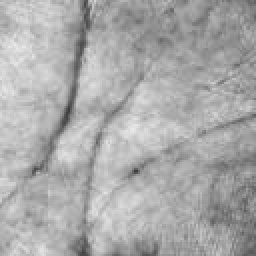
%> input picture 20230506 掌纹识别系统/test_image.jpg, 128 x 128 px (shown 2 times larger)
$ octave --eval "dilate_palmprint(imread('test_image.jpg'));"   (GNU Octave 9; MATLAB toolbox functions it lacks are replaced by stand-ins)
%> lines starting %> are read from the running program, lines starting %| are printed output that depends on the picture; in (x1, y1, x2, y2) boxes, pixels count from 0 and x2, y2 are one past the last pixel; in counts of white or black regions, pixels touching at a corner belong together; the program's own positions count from 1
function dilate_palmprint(image)
% DILATE_PALMPRINT: 对掌纹图像进行膨胀处理并显示结果
% 输入参数:
% image: 掌纹图像

% 转换图像为二值图像
binary_image = imbinarize(image);
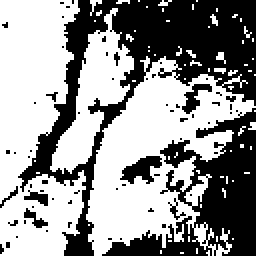
%> binary_image: size 128x128 logical (shown 2 times larger); 58.1% white; 65 black regions (57 under 20 px), largest, box (x1, y1, x2, y2) and area: (9, 0, 128, 128) 4026, (51, 54, 128, 128) 2281, (60, 78, 81, 92) 161

% 定义膨胀操作的结构元素
se = strel('disk', 2); % 膨胀半径为5个像素的圆形结构元素

% 对图像进行膨胀处理
dilated_image = imdilate(binary_image, se);
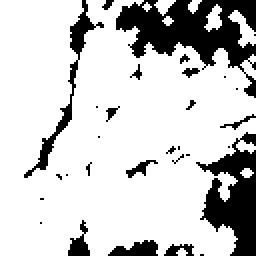
%> dilated_image: size 128x128 logical (shown 2 times larger); 79.5% white; 30 black regions (20 under 20 px), largest, box (x1, y1, x2, y2) and area: (58, 0, 128, 49) 1501, (98, 66, 128, 128) 969, (12, 0, 52, 89) 375

% 显示原始图像和膨胀处理后的图像
figure;
subplot(1, 2, 1);
imshow(binary_image);
title('原始图像');
subplot(1, 2, 2);
imshow(dilated_image);
title('膨胀处理后的图像');

end

$ run again, on 20230506 掌纹识别系统/002_1_r.jpg
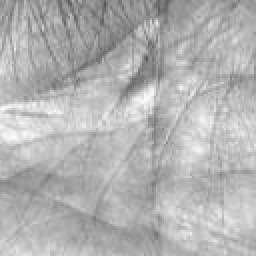
%> input picture 20230506 掌纹识别系统/002_1_r.jpg, 128 x 128 px (shown 2 times larger)
%> in dilate_palmprint, `binary_image = imbinarize(image);`:
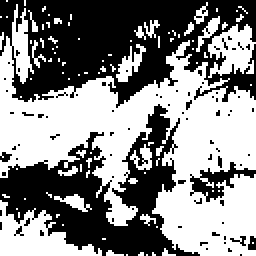
%> binary_image: size 128x128 logical (shown 2 times larger); 52.7% white; 78 black regions (74 under 20 px), largest, box (x1, y1, x2, y2) and area: (0, 0, 128, 54) 4230, (0, 52, 100, 128) 3007, (95, 81, 128, 101) 238, (124, 118, 128, 125) 22
%> in dilate_palmprint, `dilated_image = imdilate(binary_image, se);`:
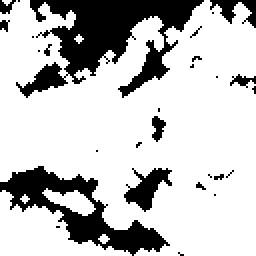
%> dilated_image: size 128x128 logical (shown 2 times larger); 76.6% white; 28 black regions (21 under 20 px), largest, box (x1, y1, x2, y2) and area: (8, 0, 102, 49) 2011, (0, 83, 85, 128) 1204, (62, 84, 86, 106) 245

$ run again, on 20230506 掌纹识别系统/007_5.bmp
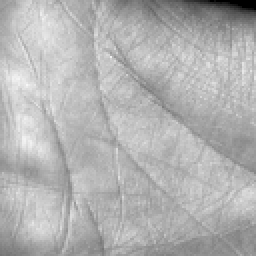
%> input picture 20230506 掌纹识别系统/007_5.bmp, 128 x 128 px (shown 2 times larger)
%> in dilate_palmprint, `binary_image = imbinarize(image);`:
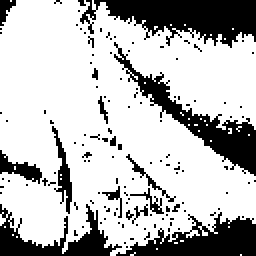
%> binary_image: size 128x128 logical (shown 2 times larger); 73.3% white; 133 black regions (121 under 20 px), largest, box (x1, y1, x2, y2) and area: (40, 0, 128, 24) 1237, (57, 21, 128, 88) 911, (58, 106, 128, 128) 800
%> in dilate_palmprint, `dilated_image = imdilate(binary_image, se);`:
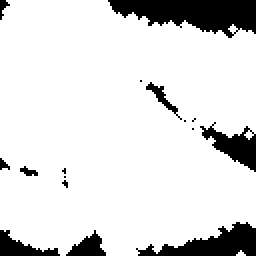
%> dilated_image: size 128x128 logical (shown 2 times larger); 86.7% white; 16 black regions (8 under 20 px), largest, box (x1, y1, x2, y2) and area: (54, 0, 128, 19) 888, (68, 111, 128, 128) 506, (100, 61, 128, 86) 303
